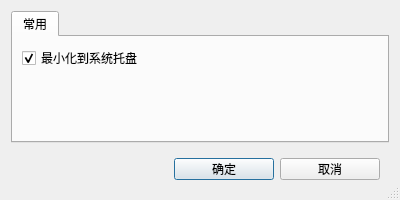
<?xml version="1.0" encoding="UTF-8"?>
<ui version="4.0">
 <class>DlgSetting</class>
 <widget class="QDialog" name="DlgSetting">
  <property name="geometry">
   <rect>
    <x>0</x>
    <y>0</y>
    <width>400</width>
    <height>200</height>
   </rect>
  </property>
  <property name="windowTitle">
   <string>设置</string>
  </property>
  <property name="sizeGripEnabled">
   <bool>true</bool>
  </property>
  <layout class="QGridLayout" name="gridLayout">
   <item row="1" column="0">
    <widget class="QGroupBox" name="groupBox_2">
     <property name="maximumSize">
      <size>
       <width>16777215</width>
       <height>40</height>
      </size>
     </property>
     <property name="layoutDirection">
      <enum>Qt::RightToLeft</enum>
     </property>
     <property name="styleSheet">
      <string notr="true">QGroupBox{
	border:none;
}</string>
     </property>
     <property name="title">
      <string/>
     </property>
     <property name="alignment">
      <set>Qt::AlignRight|Qt::AlignTrailing|Qt::AlignVCenter</set>
     </property>
     <property name="flat">
      <bool>false</bool>
     </property>
     <layout class="QFormLayout" name="formLayout">
      <item row="0" column="1">
       <widget class="QPushButton" name="btn_ok">
        <property name="minimumSize">
         <size>
          <width>100</width>
          <height>0</height>
         </size>
        </property>
        <property name="maximumSize">
         <size>
          <width>100</width>
          <height>16777215</height>
         </size>
        </property>
        <property name="autoFillBackground">
         <bool>false</bool>
        </property>
        <property name="text">
         <string>确定</string>
        </property>
        <property name="default">
         <bool>true</bool>
        </property>
       </widget>
      </item>
      <item row="0" column="0">
       <widget class="QPushButton" name="btn_cancel">
        <property name="minimumSize">
         <size>
          <width>100</width>
          <height>0</height>
         </size>
        </property>
        <property name="maximumSize">
         <size>
          <width>100</width>
          <height>16777215</height>
         </size>
        </property>
        <property name="autoFillBackground">
         <bool>false</bool>
        </property>
        <property name="text">
         <string>取消</string>
        </property>
       </widget>
      </item>
     </layout>
    </widget>
   </item>
   <item row="0" column="0">
    <widget class="QTabWidget" name="tabWidget">
     <property name="currentIndex">
      <number>0</number>
     </property>
     <property name="tabsClosable">
      <bool>false</bool>
     </property>
     <widget class="QWidget" name="tab_common">
      <attribute name="title">
       <string>常用</string>
      </attribute>
      <layout class="QFormLayout" name="formLayout_3">
       <item row="0" column="0">
        <widget class="QCheckBox" name="chk_min_tray">
         <property name="text">
          <string>最小化到系统托盘</string>
         </property>
         <property name="checked">
          <bool>true</bool>
         </property>
        </widget>
       </item>
      </layout>
     </widget>
    </widget>
   </item>
  </layout>
 </widget>
 <resources/>
 <connections/>
</ui>
